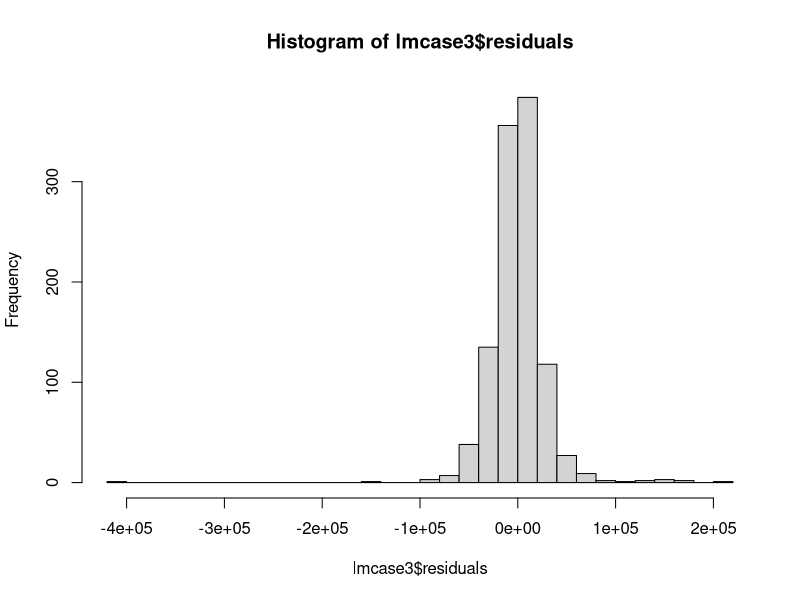
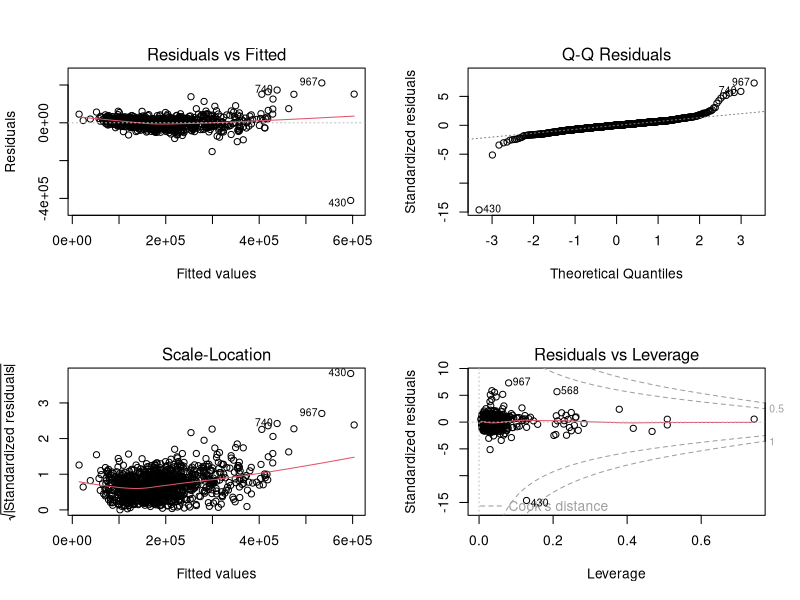
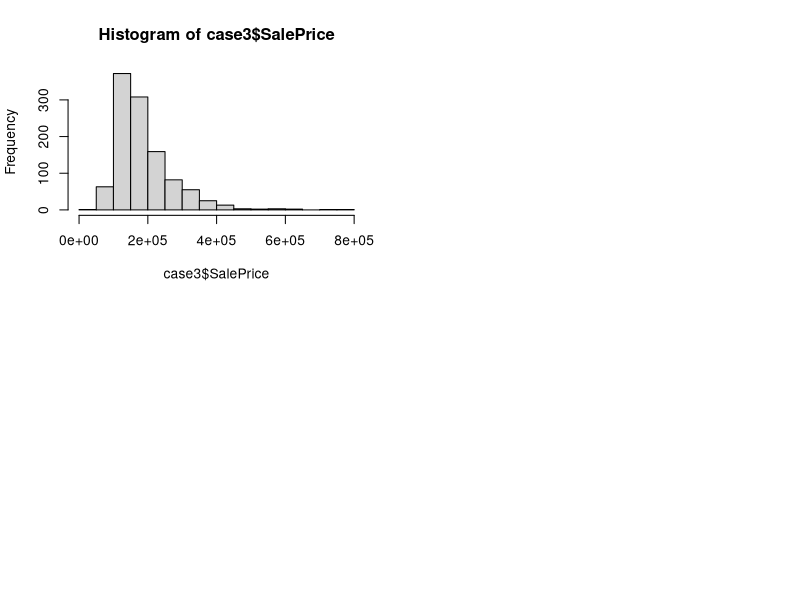
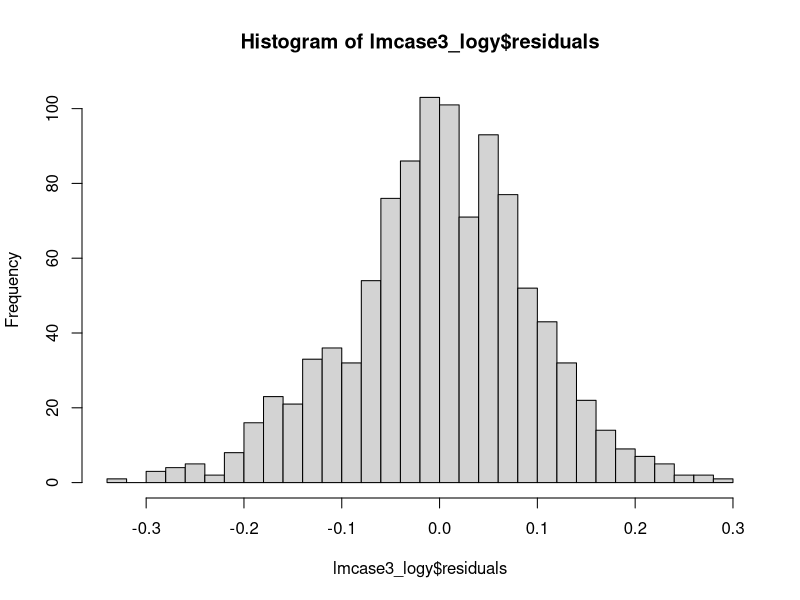
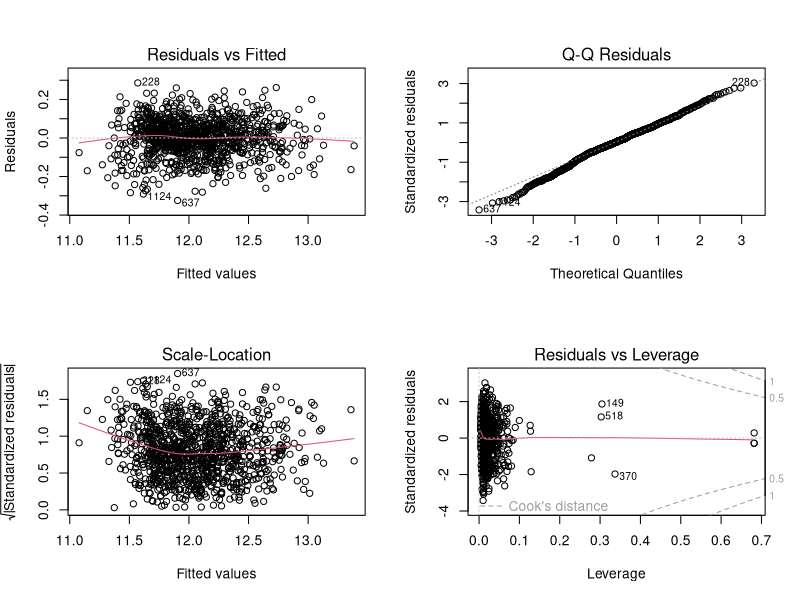

Source code (R) for these figures, in order:
##################
#  Case Study 3  #
##################

#Team 13: Cam Doyle / Chenlin Cheng / Megan Brunick / Sebastian Rincon

####################
#  Load Libraries  #
####################
rm(list = ls())
library(tidyverse)
library(lmtest)

####################
# Load the Dataset #
####################

case3 <- read.csv("Case3.csv", stringsAsFactors = TRUE)
attach(case3)

str(case3)
summary(case3)
head(case3)

case3 <- na.omit(case3)  #remove NAs from data set

###################
#  Linear Model   #
###################

# Use step function to choose a model by AIC in a stepwise algorithm
lmcase3_step <- step(lm(SalePrice ~ ., data = case3), direction = 'both')
summary(lmcase3_step)
car::vif(lmcase3_step)

# The step function reduced the number of variables in the model from 65 to 34.
# Based on the summary and vif test, we deleted additional variables one-by-one 
# due to insignificance and/or multicollinearity.


# After removing some variables, this was our Linear Model 
lmcase3 <- lm(SalePrice ~ MSSubClass + LotArea + OverallQual + OverallCond + 
                YearBuilt + BsmtUnfSF + X1stFlrSF + X2ndFlrSF + BedroomAbvGr + 
                KitchenAbvGr + GarageCars + GarageArea + Fireplaces + LandContour + 
                LotConfig + LandSlope + RoofMatl + BsmtQual + BsmtExposure + 
                KitchenQual + SaleCondition, data = case3)

summary(lmcase3)
# The model has 21 independent variables (including category variables)
# Adjusted R-square = 0.8687, which means that 86.87% of variance in Sale Price can be
# explained by these 21 predictors.
# Next, we check assumptions to see if this model holds.


######################################
# Check Assumptions for Linear Model #
######################################

# Multicollinearity
car::vif(lmcase3)
# Looking at the last column, none of the variables exhibit multicollinearity.
# All GVIF^(1/(2*Df)) scores are less than 5.

# Normality of Errors
par(mfrow = c(1,1))
hist(lmcase3$residuals, breaks = 30)
# The residuals have a very normal distribution with a few strong outliers.
mean(lmcase3$residuals)
# Mean = -1.178511e-13 which is extremely close to 0, supporting the assumption of normality.

# Linearity Assumption
par(mfrow = c(2,2))
plot(lmcase3)
# Residuals vs Fitted plot: Doesn't show obvious pattern, mostly random cluster
# of residuals around 0 with a few outliers (points 430, 740, 967)

# Normal Q-Q plot: Residuals closely follow the line with slight curves at the extremes. Appears normal.
# Cook's distance: Point 430 is outside one of the dashed red threshold lines

# Homoskedasticity Assumption
lmtest::bptest(lmcase3)
# p-value < 2.2e-16, which is significantly less than .05
# Therefore, we reject the null hypothesis of homoskedasticity.


# Homoskedasticity assumption is violated, and multiple outliers are identified in the
# plots of the residuals.
# Start by transforming y in the model and removing any concerning observations 
# that are still present in the transformed model.


###################
# Transform Model #
###################

hist(case3$SalePrice)
# High right skewness in histogram of Sale Price
# Transforming SalePrice with a log(Y) model will make the most difference to 
# improve the model by linearizing the y values.

#Reload dataset - remove outliers - remove NAs
case3 <- read.csv("Case3.csv", stringsAsFactors = TRUE)
case3_log <- case3[-c(61, 77, 116, 145, 155, 213, 224, 258, 299, 340, 365, 377, 380, 384, 268, 
                      392, 430, 477, 543, 547, 552, 566, 562, 570, 590, 599, 615, 639, 663, 
                      670, 740, 747, 754, 719, 728, 731, 853, 868, 873, 880, 966, 967, 964, 
                      544, 568, 667, 447, 951, 993, 1043, 1066, 1082, 1102, 1168, 1131, 938), ]

summary(case3_log)
case3_log <- na.omit(case3_log)


## Final Model - Take the log of Sale Price ##
lmcase3_logy <- lm(log(SalePrice) ~ LotArea + OverallQual + OverallCond + 
                           YearBuilt + BsmtUnfSF + X1stFlrSF + X2ndFlrSF +
                           KitchenAbvGr + GarageArea + Fireplaces + LandSlope +
                           RoofMatl + BsmtQual + KitchenQual, data = case3_log)

options(scipen = 999)
summary(lmcase3_logy)

# After trial and error of removing extreme observations and removing variables,
# this model has 14 significant variables and satisfies all assumptions.
# p-value < 2.2e-16 means the entire model is significant.
# Adjusted R-squared =  0.9354, but cannot be interpreted in the same way since we
# took the log of y.


#################################################
# Check Assumptions for Final Transformed Model #
#################################################

# Multicollinearity - Satisfied
car::vif(lmcase3_logy)
# None of the variables show multicollinearity. All GVIF^(1/(2*Df)) scores are less than 5.
# Which means that the predictor variables are not linearly related.

# Normality of Errors - Satisfied
par(mfrow = c(1,1))
hist(lmcase3_logy$residuals, breaks = 40)
# Residuals have a very normal distribution, centered at 0
mean(lmcase3_logy$residuals)
# Mean = 4.224433e-18, which is essentially 0, which confirms normality.

# Linearity Assumption - Satisfied
par(mfrow = c(2,2))
plot(lmcase3_logy)

# The residual plot has a random pattern and the points are scattered around 0.
# The standardized residuals follow the line closely in the Normal Q-Q plot, which
# supports normality and linearity.

# Homoskedasticity Assumption - Satisfied
lmtest::bptest(lmcase3_logy)
# We removed about 50 observations that were noted as outliers in order to fix heteroskedasticity.
# p-value = 0.05633, which is greater than 0.05. The null hypothesis should not 
# be rejected, and we can conclude that the model is homoscedastic.


#############################
# Final Regression Equation #
#############################

# log(SalePrice) = 0.5805787643 + 0.0000075391LotArea + 0.0608648639OverallQual + 0.0557770810OverallCond + 0.0037104265YearBuilt - 
#               0.0000542148BsmtUnfSF + 0.0004510288X1stFlrSF +  0.0002756338X2ndFlrSF - 0.1089781116KitchenAbvGr + 
#               0.0001799793GarageArea + 0.0278603669Fireplaces + 0.0170033261LandSlopeMod - 0.2961978209LandSlopeSev +
#               2.9695670805RoofMatlCompShg + 3.2924913785RoofMatlMembran + 3.0405512725RoofMatlRoll +
#               2.7278960858RoofMatlTar_Grv + 2.9823078278RoofMatlWdShngl - 0.1117525050BsmtQualFa -
#               0.0663875932BsmtQualGd - 0.0850429953BsmtQualTA - 0.1079271716KitchenQualFa - 
#               0.0788803969KitchenQualGd - 0.1126374663KitchenQualTA


####################################
# Correlation of Exponential model #
####################################

attach(case3_log)

## Coefficients of model
Sig <- sigma(lmcase3_logy); Sig ##rse
b0 <- lmcase3_logy$coefficients[1]; b0 ## intercept 
b1 <- lmcase3_logy$coefficients[2]; b1 ## LotArea: Lot size in square feet
b2 <- lmcase3_logy$coefficients[3]; b2 ## OverallQual: Rates the overall material and finish of the house
b3 <- lmcase3_logy$coefficients[4]; b3 ## OverallCond: Rates the overall condition of the house
b4 <- lmcase3_logy$coefficients[5]; b4 ## YearBuilt: Original construction date
b5 <- lmcase3_logy$coefficients[6]; b5 ## BsmtUnfSF: Unfinished square feet of basement area
b6 <- lmcase3_logy$coefficients[7]; b6 ## X1stFLrSF: First Floor square feet
b7 <- lmcase3_logy$coefficients[8]; b7 ## X2ndFlrSF: Second floor square feet
b8 <- lmcase3_logy$coefficients[9]; b8 ## KitchenAbvGr: Kitchens above grade
b9 <- lmcase3_logy$coefficients[10]; b9 ## GarageArea: Size of garage in square feet
b10 <- lmcase3_logy$coefficients[11]; b10 ## Fireplaces: Number of fireplaces
b11 <- lmcase3_logy$coefficients[12]; b11 ## LandSlope: Slope of property - Mod
b12 <- lmcase3_logy$coefficients[13]; b12 ## LandSlope: Slope of property - Sev
b13 <- lmcase3_logy$coefficients[14]; b13 ## RoofMatl - CompShg
b14 <- lmcase3_logy$coefficients[15]; b14 ## RoofMatl - Membran
b15 <- lmcase3_logy$coefficients[16]; b15 ## RoofMatl - Roll
b16 <- lmcase3_logy$coefficients[17]; b16 ## RoofMatl - Tar&Grv
b17 <- lmcase3_logy$coefficients[18]; b17 ## RoofMatl - WdShngl
b18 <- lmcase3_logy$coefficients[19]; b18 ## BsmtQual - Fa
b19 <- lmcase3_logy$coefficients[20]; b19 ## BsmtQual - Gd
b20 <- lmcase3_logy$coefficients[21]; b20 ## BsmtQual - TA
b21 <- lmcase3_logy$coefficients[22]; b21 ## KitchenQual - Fa
b22 <- lmcase3_logy$coefficients[23]; b22 ## KitchenQual - Gd
b23 <- lmcase3_logy$coefficients[24]; b23 ## KitchenQual - TA


## Convert categorical variables to numeric variables.
LandSlopeMod <- ifelse(case3_log$LandSlope =="Mod", 1,0)
LandSlopeSev <- ifelse(case3_log$LandSlope =="Sev",1,0)
RoofMatlCompShg <- ifelse(case3_log$RoofMatl =="CompShg",1,0)
RoofMatlMembran <- ifelse(case3_log$RoofMatl =="Membran", 1,0)
RoofMatlRoll  <- ifelse(case3_log$RoofMatl =="Roll", 1,0)
RoofMatlTar_Grv <- ifelse(case3_log$RoofMatl =="Tar&Grv",1,0)
RoofMatlWdShngl <- ifelse(case3_log$RoofMatl =="WdShngl",1,0)
BsmtQualFa <- ifelse(case3_log$BsmtQual =="Fa", 1,0)
BsmtQualGd <- ifelse(case3_log$BsmtQual =="Gd", 1,0)
BsmtQualTA <- ifelse(case3_log$BsmtQual =="TA", 1,0)
KitchenQualFa <- ifelse(case3_log$KitchenQual =="Fa", 1,0)
KitchenQualGd <- ifelse(case3_log$KitchenQual =="Gd", 1,0)
KitchenQualTA <- ifelse(case3_log$KitchenQual =="TA", 1,0)


## Calculating y-hats because we took the log of Y. 
yhat <- exp(b0 + b1 * LotArea + b2 * OverallQual + b3 * OverallCond + b4 * YearBuilt + 
              b5 * BsmtUnfSF + b6 * X1stFlrSF + b7 * X2ndFlrSF + b8 * KitchenAbvGr + 
              b9 * GarageArea + b10 * Fireplaces + b11 * LandSlopeMod + b12 * LandSlopeSev +
              b13 * RoofMatlCompShg + b14 * RoofMatlMembran + b15 * RoofMatlRoll +
              b16 * RoofMatlTar_Grv + b17 * RoofMatlWdShngl + b18 * BsmtQualFa +
              b19 * BsmtQualGd + b20 * BsmtQualTA + b21 * KitchenQualFa + 
              b22 * KitchenQualGd + b23 * KitchenQualTA + Sig^2/2)
              

# correlation of log(SalePrice) and quality variables
cor(yhat, case3_log$SalePrice)^2
## Calculated R-Squared = 0.9396, which means that 93.96% of variation in Sale Price can
## be explained by these 14 predictors.

## Adjusted R-squared of Log(y) Model =  0.9354


##################
# Interpretation #
##################
lmcase3_logy$coefficients*100


# Quantitative Predictors
# 
# When Lot Area increases by 1 square foot, Sale Price increases by 0.000754%
# When Overall Quality increases by 1 rating, Sale Price increases by 6.0865%
# When Overall Condition increases by 1 rating, Sale Price increases by 5.5777%
# When Year Built increases by 1 year, Sale Price increases by 0.3710%
# When Unfinished Area of Basement increases by 1 square foot, Sale Price decreases by 0.00542%
# When Area of 1st Floor increases by 1 square foot, Sale Price increases by 0.0451%
# When Area of 2nd Floor increases by 1 square foot, Sale Price increases by 0.0276%
# When Kitchen Above Grade increases by 1 unit, Sale Price decreases by 10.8978%
# When GarageArea increases by 1 square foot, Sale Price increases by 0.0179%
# When the number of Fireplaces increases by 1, Sale Price increases by 2.7860%
# 
# Categorical Predictors
# When LandSlope changes from Gentle to Moderate, Sale Price increases by 1.7003%
# When LandSlope changes from Gentle to Severe, Sale Price decreases by 29.6198%
# When Roof Material changes from Clay/Tile to Composite Shingle, Sale Price increases by 296.9567%
# When Roof Material changes from Clay/Tile to Membrane, Sale Price increases by 329.2491%
# When Roof Material changes from Clay/Tile to Roll, Sale Price increases by 304.0551%
# When Roof Material changes from Clay/Tile to Gravel and Tar, Sale Price increases by 272.7896%
# When Roof Material changes from Clay/Tile to Wood Shingles, Sale Price increases by 298.2308%
# When height of Basement changes from Excellent to Fair, Sale Price decreases by 11.1753%
# When height of Basement changes from Excellent to Good, Sale Price decreases by 6.6388%
# When height of Basement changes from Excellent to Typical/Average, Sale Price decreases by 8.5043%
# When Kitchen Quality changes from Excellent to Fair, Sale Price decreases by 10.7927%
# When Kitchen Quality changes from Excellent to Good, Sale Price decreases by 7.8880%
# When Kitchen Quality changes from Excellent to Typical/Average, Sale Price decreases by 11.2638%
# 
# 
# Our model predicts the sale price of a house, considering fourteen (14) 
# important variables when choosing the right property. These features have a 
# significant impact on final house price since they are considered 
# fundamental for most buyers according to our study and personal experiences.
# 
# When developing our model, we focused on including the variables that statistically influenced
# sale price and also logically seemed relevant to American consumers purchasing a house.
# In developing our model, we used a linear regression model, conducted multiple tests for our
# assumptions, experimented with adding and dropping different variables, and transformed our
# model. All of this helped us to choose those variables that are statistically significant and 
# affect home sale price from a common-sense perspective. This model is important to home buyers,
# sellers, and other stakeholders in the real estate market because it gives us a sense of what 
# aspects of a home provide the most monetary value.
# 
# We have divided our interpretation of the model into three main categories:
# 
# 1 - The size of the land/property results in a higher sale price. 
# 
# In this category, we included those features that are related to how spacious 
# the house is in terms of construction and land plot: Lot size, first-floor size, 
# second-floor size, garage size, the height of the basement, and the unfinished basement area.  
# All these variables are positively correlated to sale price, except for the unfinished basement 
# area, which will decrease the final price since a buyer would have to spend extra money to finish
# the basement.
# 
# 2- Higher quality features result in higher sale price. 
# 
# In this category, we focused on features related to the quality of materials 
# used to build the house and its current condition. The variables we included 
# in this category are overall quality of materials and finish of the house, roof 
# material, kitchen quality, and the condition of the house at the time of sale. Also, we 
# decided to include fireplaces since it is an additional feature that increases the price. 
# So, as the overall condition of the house and the quality of materials goes up, the price 
# will increase as well. We wanted to make an important note related to the Roof Material 
# variable. Based on our interpretation of the coefficients, when Roof Material changes from Clay/Tile 
# to another material, Sale Price increases by 200-300%. Conceptually, this seems unrealistic, 
# so we explored the data and realized that R chose Clay/Tile as our referent category, and there is 
# only one observation in the case3_log dataset that has Clay/Tile roof material. This clearly skewed
# the coefficients for our Roof Material categorical variables. We decided to keep Roof Material
# in our model because they are still all significant and our personal assumptions tell us
# that the quality and structure of roof material matters to the value of a house.
# Nonetheless, we wanted to mention this to proceed with caution when only looking at
# this variable. We may need more observations for all the Roof Material categories that 
# are not Composite Shingle.
# 
# 3- Others Predictors 
# 
# The remaining predictors are the year the house was built and the slope of the land on which
# the property was built. The more recent a house was built, the higher the selling price because
# a newer house typically has less problems and more updated features. A Moderate Land Slope has a 
# small positive effect on prices. However, when Land Slope changes from Gentle to Severe, there 
# is a strong negative effect on Sale Price, likely because a very hilly property is difficult to 
# park on, do yard work, for kids to play, among other reasons.
# 
# Overall, we believe all of the variables in our model are strong predictors of home sale price.
